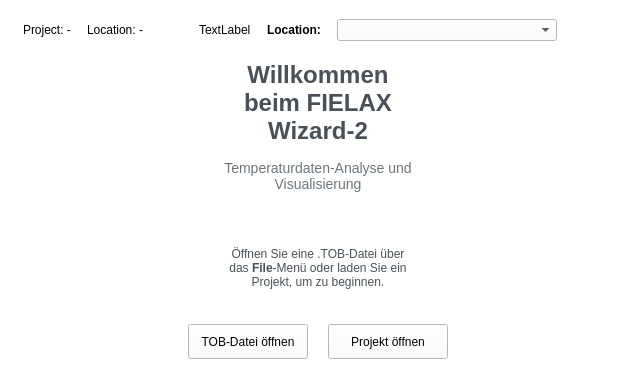
     <widget class="QFrame" name="plot_container">
      <property name="sizePolicy">
       <sizepolicy hsizetype="Expanding" vsizetype="Preferred">
        <horstretch>1</horstretch>
        <verstretch>1</verstretch>
       </sizepolicy>
      </property>
      <property name="styleSheet">
       <string>background-color: white;</string>
      </property>
      <layout class="QVBoxLayout" name="plot_container_layout">
       <item>
        <widget class="QFrame" name="plot_info_container">
         <property name="styleSheet">
          <string>background-color: white;</string>
         </property>
         <layout class="QHBoxLayout" name="plot_info_container_layout">
          <property name="spacing">
           <number>16</number>
          </property>
          <property name="leftMargin">
           <number>12</number>
          </property>
          <property name="topMargin">
           <number>8</number>
          </property>
          <property name="rightMargin">
           <number>12</number>
          </property>
          <property name="bottomMargin">
           <number>8</number>
          </property>
          <item>
           <widget class="QLabel" name="cruise_info_label">
            <property name="text">
             <string>Project: -</string>
            </property>
           </widget>
          </item>
          <item>
           <widget class="QLabel" name="location_info_label">
            <property name="text">
             <string>Location: -</string>
            </property>
           </widget>
          </item>
          <item>
           <spacer name="plot_info_left_spacer">
            <property name="orientation">
             <enum>Qt::Horizontal</enum>
            </property>
            <property name="sizeHint" stdset="0">
             <size>
              <width>40</width>
              <height>20</height>
             </size>
            </property>
           </spacer>
          </item>
          <item>
           <widget class="QLabel" name="plot_logo_label">
            <property name="text">
             <string>TextLabel</string>
            </property>
           </widget>
          </item>
          <item>
           <widget class="QLabel" name="location_prefix_label">
            <property name="visible">
             <bool>false</bool>
            </property>
            <property name="text">
             <string>&lt;b&gt;Location:&lt;/b&gt;</string>
            </property>
            <property name="textFormat">
             <enum>Qt::RichText</enum>
            </property>
           </widget>
          </item>
          <item>
           <widget class="QComboBox" name="location_combo">
            <property name="sizePolicy">
             <sizepolicy hsizetype="Expanding" vsizetype="Fixed">
              <horstretch>0</horstretch>
              <verstretch>0</verstretch>
             </sizepolicy>
            </property>
            <property name="minimumSize">
             <size>
              <width>220</width>
              <height>0</height>
             </size>
            </property>
            <property name="visible">
             <bool>false</bool>
            </property>
            <property name="sizeAdjustPolicy">
             <enum>QComboBox::AdjustToContents</enum>
            </property>
            <property name="minimumContentsLength">
             <number>12</number>
            </property>
           </widget>
          </item>
          <item>
           <spacer name="plot_info_right_spacer">
            <property name="orientation">
             <enum>Qt::Horizontal</enum>
            </property>
            <property name="sizeHint" stdset="0">
             <size>
              <width>40</width>
              <height>20</height>
             </size>
            </property>
           </spacer>
          </item>
          <item>
           <widget class="QWidget" name="navigation_toolbar_container" native="true"/>
          </item>
         </layout>
        </widget>
       </item>
       <item>
        <widget class="QWidget" name="plot_canvas_container" native="true">
         <property name="sizePolicy">
          <sizepolicy hsizetype="Preferred" vsizetype="Preferred">
           <horstretch>0</horstretch>
           <verstretch>0</verstretch>
          </sizepolicy>
         </property>
         <layout class="QVBoxLayout" name="plot_canvas_container_layout">
          <property name="leftMargin">
           <number>0</number>
          </property>
          <property name="topMargin">
           <number>0</number>
          </property>
          <property name="rightMargin">
           <number>0</number>
          </property>
          <property name="bottomMargin">
           <number>0</number>
          </property>
         </layout>
        </widget>
       </item>
       <item>
        <widget class="QWidget" name="welcome_container" native="true">
         <property name="sizePolicy">
          <sizepolicy hsizetype="Expanding" vsizetype="Preferred">
           <horstretch>1</horstretch>
           <verstretch>0</verstretch>
          </sizepolicy>
         </property>
         <property name="visible">
          <bool>true</bool>
         </property>
         <layout class="QVBoxLayout" name="welcome_container_layout">
          <property name="spacing">
           <number>15</number>
          </property>
          <property name="leftMargin">
           <number>20</number>
          </property>
          <property name="topMargin">
           <number>0</number>
          </property>
          <property name="rightMargin">
           <number>20</number>
          </property>
          <property name="bottomMargin">
           <number>0</number>
          </property>
          <item>
           <spacer name="welcome_top_spacer">
            <property name="orientation">
             <enum>Qt::Vertical</enum>
            </property>
            <property name="sizeHint" stdset="0">
             <size>
              <width>20</width>
              <height>0</height>
             </size>
            </property>
           </spacer>
          </item>
          <item>
           <layout class="QHBoxLayout" name="welcome_title_layout">
            <property name="spacing">
             <number>0</number>
            </property>
            <property name="leftMargin">
             <number>0</number>
            </property>
            <property name="topMargin">
             <number>0</number>
            </property>
            <property name="rightMargin">
             <number>0</number>
            </property>
            <property name="bottomMargin">
             <number>0</number>
            </property>
            <item>
             <spacer name="welcome_title_left_spacer">
              <property name="orientation">
               <enum>Qt::Horizontal</enum>
              </property>
              <property name="sizeHint" stdset="0">
               <size>
                <width>80</width>
                <height>20</height>
               </size>
              </property>
             </spacer>
            </item>
            <item>
             <widget class="QLabel" name="welcome_title_label">
              <property name="sizePolicy">
               <sizepolicy hsizetype="Expanding" vsizetype="Preferred">
                <horstretch>0</horstretch>
                <verstretch>0</verstretch>
               </sizepolicy>
              </property>
              <property name="text">
               <string>&lt;h1 style=&quot;color: #495057; text-align: center;&quot;&gt;Willkommen beim FIELAX Wizard-2&lt;/h1&gt;</string>
              </property>
              <property name="textFormat">
               <enum>Qt::RichText</enum>
              </property>
              <property name="alignment">
               <set>Qt::AlignHCenter|Qt::AlignTop</set>
              </property>
              <property name="wordWrap">
               <bool>true</bool>
              </property>
             </widget>
            </item>
            <item>
             <spacer name="welcome_title_right_spacer">
              <property name="orientation">
               <enum>Qt::Horizontal</enum>
              </property>
              <property name="sizeHint" stdset="0">
               <size>
                <width>80</width>
                <height>20</height>
               </size>
              </property>
             </spacer>
            </item>
           </layout>
          </item>
          <item>
           <layout class="QHBoxLayout" name="welcome_subtitle_layout">
            <property name="spacing">
             <number>0</number>
            </property>
            <property name="leftMargin">
             <number>0</number>
            </property>
            <property name="topMargin">
             <number>0</number>
            </property>
            <property name="rightMargin">
             <number>0</number>
            </property>
            <property name="bottomMargin">
             <number>0</number>
            </property>
            <item>
             <spacer name="welcome_subtitle_spacer_left">
              <property name="orientation">
               <enum>Qt::Horizontal</enum>
              </property>
              <property name="sizeHint" stdset="0">
               <size>
                <width>80</width>
                <height>20</height>
               </size>
              </property>
             </spacer>
            </item>
            <item>
             <widget class="QLabel" name="welcome_subtitle_label">
              <property name="sizePolicy">
               <sizepolicy hsizetype="Expanding" vsizetype="Preferred">
                <horstretch>0</horstretch>
                <verstretch>0</verstretch>
               </sizepolicy>
              </property>
              <property name="text">
               <string>&lt;p style=&quot;color: #6c757d; text-align: center; font-size: 14px;&quot;&gt;Temperaturdaten-Analyse und Visualisierung&lt;/p&gt;</string>
              </property>
              <property name="textFormat">
               <enum>Qt::RichText</enum>
              </property>
              <property name="alignment">
               <set>Qt::AlignHCenter|Qt::AlignTop</set>
              </property>
              <property name="wordWrap">
               <bool>true</bool>
              </property>
             </widget>
            </item>
            <item>
             <spacer name="welcome_subtitle_spacer_right">
              <property name="orientation">
               <enum>Qt::Horizontal</enum>
              </property>
              <property name="sizeHint" stdset="0">
               <size>
                <width>80</width>
                <height>20</height>
               </size>
              </property>
             </spacer>
            </item>
           </layout>
          </item>
          <item>
           <spacer name="welcome_spacer">
            <property name="orientation">
             <enum>Qt::Vertical</enum>
            </property>
            <property name="sizeHint" stdset="0">
             <size>
              <width>20</width>
              <height>40</height>
             </size>
            </property>
           </spacer>
          </item>
          <item>
           <layout class="QHBoxLayout" name="welcome_instructions_layout">
            <property name="spacing">
             <number>0</number>
            </property>
            <property name="leftMargin">
             <number>0</number>
            </property>
            <property name="topMargin">
             <number>0</number>
            </property>
            <property name="rightMargin">
             <number>0</number>
            </property>
            <property name="bottomMargin">
             <number>0</number>
            </property>
            <item>
             <spacer name="welcome_instructions_spacer_left">
              <property name="orientation">
               <enum>Qt::Horizontal</enum>
              </property>
              <property name="sizeHint" stdset="0">
               <size>
                <width>80</width>
                <height>20</height>
               </size>
              </property>
             </spacer>
            </item>
            <item>
             <widget class="QLabel" name="welcome_instructions_label">
              <property name="sizePolicy">
               <sizepolicy hsizetype="Expanding" vsizetype="Preferred">
                <horstretch>0</horstretch>
                <verstretch>0</verstretch>
               </sizepolicy>
              </property>
              <property name="text">
               <string>&lt;p style=&quot;color: #495057; text-align: center; font-size: 12px;&quot;&gt;Öffnen Sie eine .TOB-Datei über das &lt;b&gt;File&lt;/b&gt;-Menü oder laden Sie ein Projekt, um zu beginnen.&lt;/p&gt;</string>
              </property>
              <property name="textFormat">
               <enum>Qt::RichText</enum>
              </property>
              <property name="alignment">
               <set>Qt::AlignHCenter|Qt::AlignTop</set>
              </property>
              <property name="wordWrap">
               <bool>true</bool>
              </property>
             </widget>
            </item>
            <item>
             <spacer name="welcome_instructions_spacer_right">
              <property name="orientation">
               <enum>Qt::Horizontal</enum>
              </property>
              <property name="sizeHint" stdset="0">
               <size>
                <width>80</width>
                <height>20</height>
               </size>
              </property>
             </spacer>
            </item>
           </layout>
          </item>
          <item>
           <spacer name="welcome_spacer_2">
            <property name="orientation">
             <enum>Qt::Vertical</enum>
            </property>
            <property name="sizeHint" stdset="0">
             <size>
              <width>20</width>
              <height>20</height>
             </size>
            </property>
           </spacer>
          </item>
          <item>
           <layout class="QHBoxLayout" name="welcome_buttons_layout">
            <property name="spacing">
             <number>20</number>
            </property>
            <item>
             <spacer name="welcome_left_spacer">
              <property name="orientation">
               <enum>Qt::Horizontal</enum>
              </property>
              <property name="sizeHint" stdset="0">
               <size>
                <width>40</width>
                <height>20</height>
               </size>
              </property>
             </spacer>
            </item>
            <item>
             <widget class="QPushButton" name="welcome_open_tob_button">
              <property name="minimumSize">
               <size>
                <width>120</width>
                <height>35</height>
               </size>
              </property>
              <property name="text">
               <string>TOB-Datei öffnen</string>
              </property>
             </widget>
            </item>
            <item>
             <widget class="QPushButton" name="welcome_open_project_button">
              <property name="minimumSize">
               <size>
                <width>120</width>
                <height>35</height>
               </size>
              </property>
              <property name="text">
               <string>Projekt öffnen</string>
              </property>
             </widget>
            </item>
            <item>
             <spacer name="welcome_right_spacer">
              <property name="orientation">
               <enum>Qt::Horizontal</enum>
              </property>
              <property name="sizeHint" stdset="0">
               <size>
                <width>40</width>
                <height>20</height>
               </size>
              </property>
             </spacer>
            </item>
           </layout>
          </item>
          <item>
           <spacer name="welcome_bottom_spacer">
            <property name="orientation">
             <enum>Qt::Vertical</enum>
            </property>
            <property name="sizeHint" stdset="0">
             <size>
              <width>20</width>
              <height>0</height>
             </size>
            </property>
           </spacer>
          </item>
         </layout>
        </widget>
       </item>
      </layout>
     </widget>
